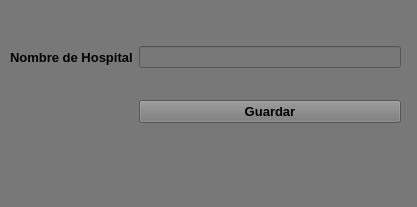
<?xml version="1.0" encoding="UTF-8"?>
<ui version="4.0">
 <class>Hospital</class>
 <widget class="QMainWindow" name="Hospital">
  <property name="geometry">
   <rect>
    <x>0</x>
    <y>0</y>
    <width>417</width>
    <height>207</height>
   </rect>
  </property>
  <property name="windowTitle">
   <string>MainWindow</string>
  </property>
  <property name="styleSheet">
   <string notr="true">background-color: rgb(120, 120, 120);</string>
  </property>
  <widget class="QWidget" name="centralwidget">
   <widget class="QWidget" name="">
    <property name="geometry">
     <rect>
      <x>10</x>
      <y>20</y>
      <width>391</width>
      <height>131</height>
     </rect>
    </property>
    <layout class="QGridLayout" name="gridLayout">
     <item row="0" column="0">
      <widget class="QLabel" name="label">
       <property name="font">
        <font>
         <pointsize>10</pointsize>
         <weight>75</weight>
         <bold>true</bold>
        </font>
       </property>
       <property name="text">
        <string>Nombre de Hospital</string>
       </property>
      </widget>
     </item>
     <item row="0" column="1">
      <widget class="QLineEdit" name="NombreHospital"/>
     </item>
     <item row="1" column="1">
      <widget class="QPushButton" name="AgregarHospital">
       <property name="font">
        <font>
         <pointsize>10</pointsize>
         <weight>75</weight>
         <bold>true</bold>
        </font>
       </property>
       <property name="text">
        <string>Guardar</string>
       </property>
      </widget>
     </item>
    </layout>
   </widget>
  </widget>
  <widget class="QMenuBar" name="menubar">
   <property name="geometry">
    <rect>
     <x>0</x>
     <y>0</y>
     <width>417</width>
     <height>21</height>
    </rect>
   </property>
  </widget>
  <widget class="QStatusBar" name="statusbar"/>
 </widget>
 <resources/>
 <connections/>
</ui>
